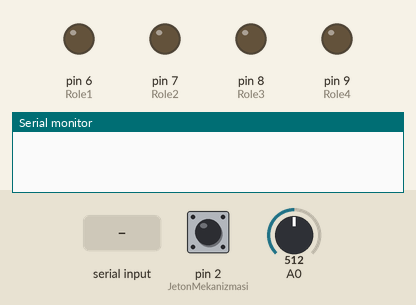
This sketch was run on a simulated Arduino Mega 2560, built with avr-gcc and run on an emulated ATmega2560. On the bench: output pins drawn as LEDs (lit = HIGH), the last lines printed to the serial monitor. Inputs (shaded band) come from the test bench; at power-on: A0 = 512, pin 2 (JetonMekanizmasi) HIGH.

Above: at 1.2 s.
1.3 s: "V" received over Serial
At 1.4 s:
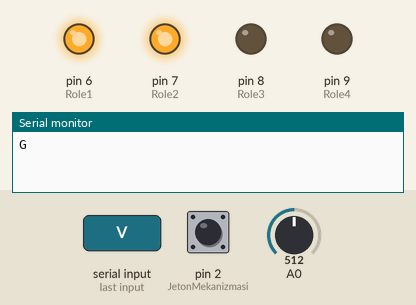
3.2 s: A0 set to 109
4.7 s: A0 set to 91
Timing chart, 0 to 7.7 s (numbered marks = the images above; inputs shaded):
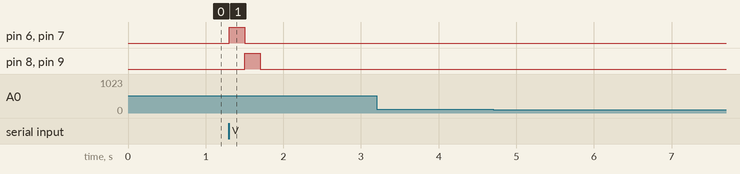

Measured:
- after the input at 1.3 s, pin 6 (Role1), pin 7 (Role2): LOW → HIGH at once, → LOW 0.20 s later; pin 8 (Role3), pin 9 (Role4): LOW → HIGH after 0.20 s, → LOW 0.20 s later
- after the input at 3.2 s, every drawn part: stays the same

The sketch:

RelayHopper.ino
```cpp
/******************************************************************
  Created with PROGRAMINO IDE for Arduino - 01.04.2018 00:11:49
  Project     : Hopper Driver
  Author      : Yunus Emre Yüce
  Libraries   : None
  Description : This project for controling 12v Motor, COLLECTIN SIGNAL FROM 12V INDUSTRIAL NPN SENSOR
******************************************************************/
const int Role1 = 6;
const int Role2 = 7;
const int Role3 = 8;
const int Role4 = 9;
const int JetonMekanizmasi = 2; // İkinci Pin Paramakenizması olarak Anılacak bundan sonra
int JetonDurumu = 0;

int GelenKomut = 0;

int SensorDegeri;
unsigned long SonOdulZamani;
unsigned long SonParaZamani;

void setup() { // Setup İçindekiler Cihaz açıldığında yapılacak olan işlemler
  pinMode(JetonMekanizmasi, INPUT); // Para Mekanizması Giriş Tipidedir. Veri Girişi
  pinMode(Role1, OUTPUT);
  pinMode(Role2, OUTPUT);
  pinMode(Role3, OUTPUT);
  pinMode(Role4, OUTPUT);
  Serial.begin(9600); // Bilgisayara Veri Göndermek İçin Seri Port Haberleşmesini Açtık
  SonOdulZamani = millis();
  SonParaZamani = millis();
}


void RoleKapat()
{
    digitalWrite(Role1, LOW);
    digitalWrite(Role2, LOW);

    digitalWrite(Role3, LOW);
    digitalWrite(Role4, LOW);
  }

void ilerisur()
{
    RoleKapat();
    digitalWrite(Role1, HIGH);
    digitalWrite(Role2, HIGH);

}

void gericek()
{
    RoleKapat();
    digitalWrite(Role3, HIGH);
    digitalWrite(Role4, HIGH);
}

void loop() {
  //unsigned long currentMillis = millis();

  JetonDurumu = digitalRead(JetonMekanizmasi); // Mekanizma ne durumda bilgisini okuyalim
  if (JetonDurumu == LOW) // Para Mekanizması normalde sürekli High'dadır.(5v da yani) değer veriyor. Eğer Low'a düşerse(0 volta yani) Para atılmıştır demek
  {
    if (( millis() - SonParaZamani) > 250)
    {
      SonParaZamani = millis();  // Seri Porta 80 Gönder (Ascii 80 = P harfine denk gelir)
      Serial.print('P');
    }
  }

  SensorDegeri = analogRead(A0);
  if (SensorDegeri < 100)
  {
    if (( millis() - SonOdulZamani) > 250)
    {
      Serial.print('O');   // Ödülün O su :)
      SonOdulZamani = millis();
    }
  }

  GelenKomut = Serial.read();
  if (GelenKomut == 86) // Verin V si KOMUTU GELDi, Motoru Sür ve Geri çek
  {
    Serial.print('G');
    ilerisur();
    delay(200);
    gericek();
    delay(200);
    RoleKapat();
  }


}
```

HardwareSerial.h.ino
```cpp
// (licence header left out)
#ifndef HardwareSerial_h
#define HardwareSerial_h

#include <inttypes.h>

#include "Stream.h"

// Define constants and variables for buffering incoming serial data.  We're
// using a ring buffer (I think), in which head is the index of the location
// to which to write the next incoming character and tail is the index of the
// location from which to read.
// NOTE: a "power of 2" buffer size is reccomended to dramatically
//       optimize all the modulo operations for ring buffers.
// WARNING: When buffer sizes are increased to > 256, the buffer index
// variables are automatically increased in size, but the extra
// atomicity guards needed for that are not implemented. This will
// often work, but occasionally a race condition can occur that makes
// Serial behave erratically. See https://github.com/arduino/Arduino/issues/2405
#if !defined(SERIAL_TX_BUFFER_SIZE)
#if ((RAMEND - RAMSTART) < 1023)
#define SERIAL_TX_BUFFER_SIZE 16
#else
#define SERIAL_TX_BUFFER_SIZE 64
#endif
#endif
#if !defined(SERIAL_RX_BUFFER_SIZE)
#if ((RAMEND - RAMSTART) < 1023)
#define SERIAL_RX_BUFFER_SIZE 16
#else
#define SERIAL_RX_BUFFER_SIZE 64
#endif
#endif
#if (SERIAL_TX_BUFFER_SIZE>256)
typedef uint16_t tx_buffer_index_t;
#else
typedef uint8_t tx_buffer_index_t;
#endif
#if  (SERIAL_RX_BUFFER_SIZE>256)
typedef uint16_t rx_buffer_index_t;
#else
typedef uint8_t rx_buffer_index_t;
#endif

// Define config for Serial.begin(baud, config);
#define SERIAL_5N1 0x00
#define SERIAL_6N1 0x02
#define SERIAL_7N1 0x04
#define SERIAL_8N1 0x06
#define SERIAL_5N2 0x08
#define SERIAL_6N2 0x0A
#define SERIAL_7N2 0x0C
#define SERIAL_8N2 0x0E
#define SERIAL_5E1 0x20
#define SERIAL_6E1 0x22
#define SERIAL_7E1 0x24
#define SERIAL_8E1 0x26
#define SERIAL_5E2 0x28
#define SERIAL_6E2 0x2A
#define SERIAL_7E2 0x2C
#define SERIAL_8E2 0x2E
#define SERIAL_5O1 0x30
#define SERIAL_6O1 0x32
#define SERIAL_7O1 0x34
#define SERIAL_8O1 0x36
#define SERIAL_5O2 0x38
#define SERIAL_6O2 0x3A
#define SERIAL_7O2 0x3C
#define SERIAL_8O2 0x3E

class HardwareSerial : public Stream
{
  protected:
    volatile uint8_t * const _ubrrh;
    volatile uint8_t * const _ubrrl;
    volatile uint8_t * const _ucsra;
    volatile uint8_t * const _ucsrb;
    volatile uint8_t * const _ucsrc;
    volatile uint8_t * const _udr;
    // Has any byte been written to the UART since begin()
    bool _written;

    volatile rx_buffer_index_t _rx_buffer_head;
    volatile rx_buffer_index_t _rx_buffer_tail;
    volatile tx_buffer_index_t _tx_buffer_head;
    volatile tx_buffer_index_t _tx_buffer_tail;

    // Don't put any members after these buffers, since only the first
    // 32 bytes of this struct can be accessed quickly using the ldd
    // instruction.
    unsigned char _rx_buffer[SERIAL_RX_BUFFER_SIZE];
    unsigned char _tx_buffer[SERIAL_TX_BUFFER_SIZE];

  public:
    inline HardwareSerial(
      volatile uint8_t *ubrrh, volatile uint8_t *ubrrl,
      volatile uint8_t *ucsra, volatile uint8_t *ucsrb,
      volatile uint8_t *ucsrc, volatile uint8_t *udr);
    void begin(unsigned long baud) { begin(baud, SERIAL_8N1); }
    void begin(unsigned long, uint8_t);
    void end();
    virtual int available(void);
    virtual int peek(void);
    virtual int read(void);
    int availableForWrite(void);
    virtual void flush(void);
    virtual size_t write(uint8_t);
    inline size_t write(unsigned long n) { return write((uint8_t)n); }
    inline size_t write(long n) { return write((uint8_t)n); }
    inline size_t write(unsigned int n) { return write((uint8_t)n); }
    inline size_t write(int n) { return write((uint8_t)n); }
    using Print::write; // pull in write(str) and write(buf, size) from Print
    operator bool() { return true; }

    // Interrupt handlers - Not intended to be called externally
    inline void _rx_complete_irq(void);
    void _tx_udr_empty_irq(void);
};

#if defined(UBRRH) || defined(UBRR0H)
  extern HardwareSerial Serial;
  #define HAVE_HWSERIAL0
#endif
#if defined(UBRR1H)
  extern HardwareSerial Serial1;
  #define HAVE_HWSERIAL1
#endif
#if defined(UBRR2H)
  extern HardwareSerial Serial2;
  #define HAVE_HWSERIAL2
#endif
#if defined(UBRR3H)
  extern HardwareSerial Serial3;
  #define HAVE_HWSERIAL3
#endif

extern void serialEventRun(void) __attribute__((weak));

#endif
```
